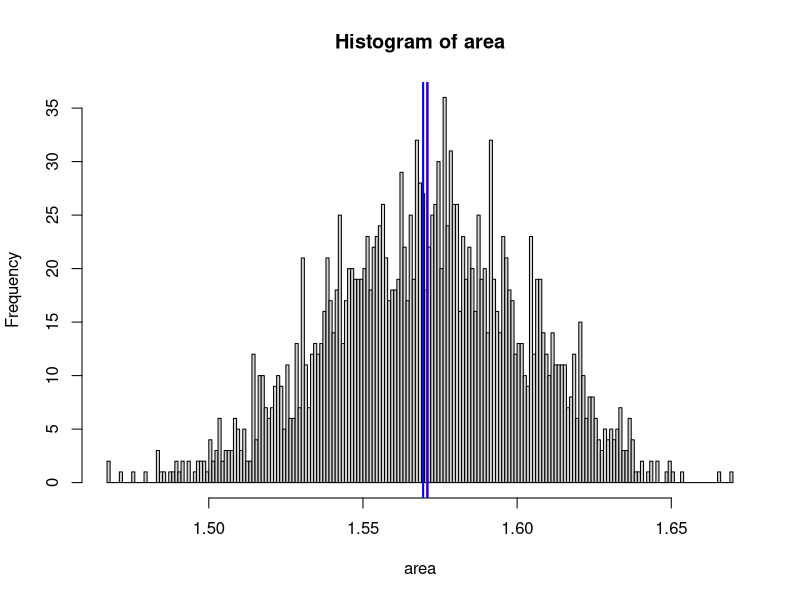
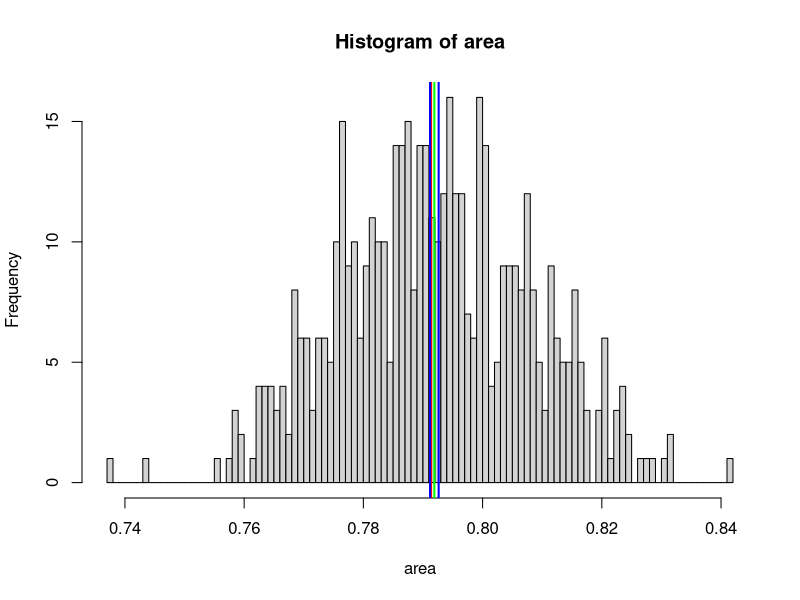

The R script that drew these images, in order:
## J. BLume examples

### find Pie or pie/2 by Montecarlo integration
#### sqrt(1-x.sampled^2) between (-1,1) area=pie/2

sims <- 2000
points <- 200

area <- rep(NA,sims)
x <- seq(-1,1,0.001)  # don't need this

for (i in 1:sims) {
x.sampled <- runif(points,-1,1)
  
f.x <- sqrt(1-x.sampled^2)
area[i] <- mean(f.x)*(1-(-1))
}

c(mean(area), pi/2)
(limits <- mean(area)+c(-1,1)*sd(area)/sqrt(sims))

hist(area,breaks=sims/10)
abline(v=pi/2,lwd=2,col="red")


abline(v=limits[1],lwd=2,col="blue")
abline(v=limits[2],lwd=2,col="blue")


### MonteCarlo integreation of Normal curve
### from a to b
sims <- 500
points <- 200

a <- -1
b <- 1.645 
(target <- pnorm(b)-pnorm(a))

area <- rep(NA,sims)

for (i in 1:sims) {
  x.sampled <- runif(200,a,b)
  
  f.x <- exp(-0.5*(x.sampled^2))/sqrt(2*pi)
  area[i] <- mean(f.x)*(b-a)
}

c(mean(area), target)
(limits <- mean(area)+c(-1,1)*sd(area)/sqrt(sims))

hist(area,breaks=sims/5)
abline(v=target,lwd=2,col="red")

abline(v=mean(area),lwd=2,col="green")
abline(v=limits[1],lwd=2,col="blue")
abline(v=limits[2],lwd=2,col="blue")

